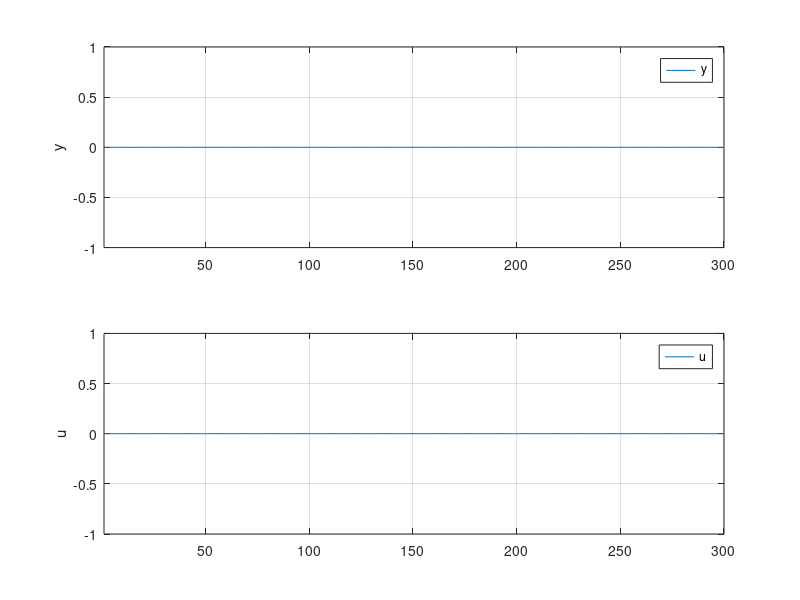

MATLAB code for this plot: (Note: this script raises an error after producing the figure.)
addpath('../../../../matlab2tikz-master/src/');
outputFile = '../../../doc/projekt/figure/zad1.tex';

y = dlmread('zad1_y.csv','\t');
u = dlmread('zad1_u.csv','\t');
%z = dlmread('zad6_z_best_nie_licz_zakl.csv','\t');
x = 1:length(u);

figure(1);


subplot(2,1, 1);
hold on;
plot(x,y);

xlim([min(x) max(x)]);
%title('y');
%xlabel('k');
ylabel('y');
legend('y', 'Location', 'NorthEast');
%ylim([floor(min(y)) ceil(0.5+max(y))]);
grid on;
box on;

subplot(2,1, 2);
hold on;
stairs(x,u);

xlim([min(x) max(x)]);
%title('u');
%xlabel('k');
ylabel('u');
legend('u', 'Location', 'NorthEast');
grid on;
box on;

% subplot(3,1, 3);
% hold on;
% stairs(x,z);
% xlim([min(x) max(x)]);
% %title('z');
% xlabel('k');
% ylabel('z');
% legend('z', 'Location', 'NorthEast');
% grid on;
% box on;

% dwie linijki poni�ej zapewniaj� poprawne ustawienie wykresu w pdf-ie
% oraz pozwalaj� nazwa� wykres pod spodem
%beforeFigure = [sprintf('\\begin{figure}[H] \n\\centering')];
%afterFigure = [sprintf('\\caption{%s}\n\\end{figure}', title)];

matlab2tikz(outputFile, ...
    'showInfo', false, ...
    'encoding', 'UTF-8');
%    'extraCode', beforeFigure, ...
%    'extraCodeAtEnd', afterFigure);
hold off;
%close(1)
